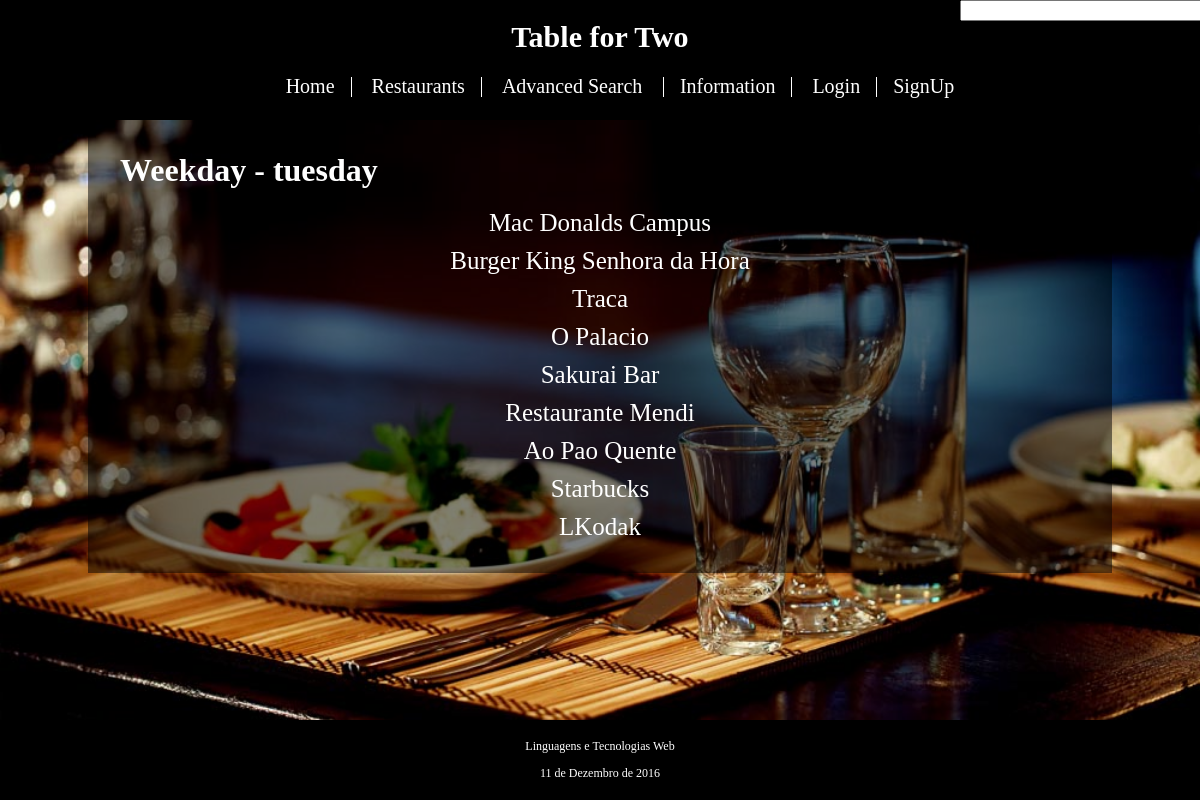
Screenshot of /show_weekday.php?day=tuesday with the database file from the repository.
### tables this page shows
CREATE TABLE Restaurant (
	id_restaurant INTEGER PRIMARY KEY AUTOINCREMENT,
	id_owner INTEGER REFERENCES Account(id_account),
	--id_functionTime INTEGER REFERENCES FunctionTime(id_functionTime),
	name VARCHAR NOT NULL,
	address VARCHAR NOT NULL,
	avg_price INTEGER NOT NULL,
	description VARCHAR,
	stars REAL,
	open_time VARCHAR NOT NULL,
	close_time VARCHAR NOT NULL,
	monday BOOLEAN NOT NULL,
	tuesday BOOLEAN NOT NULL,
	wednesday BOOLEAN NOT NULL,
	thursday BOOLEAN NOT NULL,
	friday BOOLEAN NOT NULL,
	saturday BOOLEAN NOT NULL,
	sunday BOOLEAN NOT NULL
);

### database/restaurant.php (called while the page is built, shortened)
<?php
	function getRestaurantDay($db,$day){
		$stmt=$db->prepare('SELECT * FROM Restaurant WHERE '.$day.'=1');
		$stmt->execute();
		$result=$stmt->fetchAll();
		return $result;
	}
 ?>

### show_weekday.php (the view, shortened to what this page needs)
<?php
  include_once('database/connection.php');
  include_once('database/restaurant.php');
  include ('templates/header.php');
  ?>
  	<div id="content">
		<?php
		if($_GET['day'] != 'monday' && $_GET['day'] != 'tuesday' && $_GET['day'] != 'wednesday' && $_GET['day'] != 'thursday' && $_GET['day'] != 'friday' && $_GET['day'] != 'saturday' && $_GET['day'] != 'sunday')
			header('Location: error.php');
		else
		{
			echo '<h1 id="title"> Weekday - ' . $_GET['day'] . '</h1>';
			echo '<div class="display_big_center">';
				$result=getRestaurantDay($db,$_GET['day']);
				foreach($result as $row)
					echo '<a href="restaurant_item.php?id=' . $row['id_restaurant'] . '">' . $row['name']  .  '</a>';
			echo '</div>';
		}
		?>
	</div>
<?php
  include ('templates/footer.php');
?>

### css/site.css (style rules this page uses)
html { position:relative; }
body { background-image: url(images/background.jpg); background-position: 0%; background-size: 100%; background-attachment: fixed; font-family: times, serif; margin: 0px auto; display : block; }
#content { width: 1000px; margin: 0px auto; display: none; background-color: rgba(0,0,0,0.5); color: #ffffff; padding: 1%; margin-bottom: 100px; }
#content > * { display:block; margin:20px; }
.display_big_center > * { font-size: 25px; margin: 10px; display:block; text-align: center; color: white; text-decoration: none; }

### rows the page displays
restaurant: name "Mac Donalds Campus"
restaurant: name "Burger King Senhora da Hora"
restaurant: name "Traca"
restaurant: name "O Palacio"
restaurant: name "Sakurai Bar"
restaurant: name "Restaurante Mendi"
restaurant: name "Ao Pao Quente"
restaurant: name "Starbucks"
restaurant: name "LKodak"

### other values shown
$_GET['day'] "tuesday"
